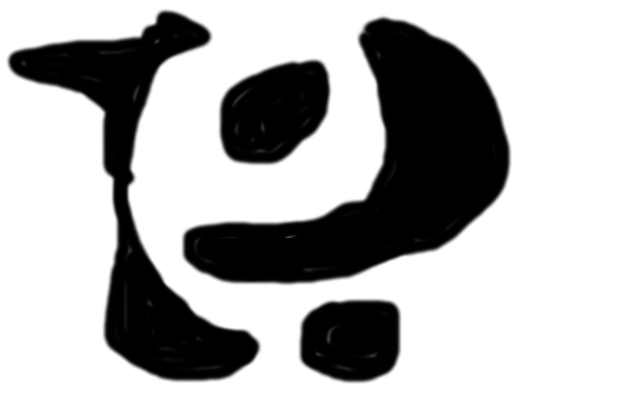
#> input picture A2/planning_questions/simple.png, 640 x 400 px
$ python rrt_planner.py simple.png
#> lines starting #> are read from the running program, lines starting #| are printed output that depends on the picture; after the words box and inside, x2 and y2 are one past the last pixel; in counts of white or black regions, pixels touching at a corner belong together
#> further down, image is the input picture: PIL image 640x400 RGB; min 0, max 255, mean 179
### A2/planning_questions/plotting_utils.py
import numpy as np
import cv2

"""
import matplotlib.pyplot as plt
from matplotlib.path import Path
import matplotlib.patches as patches

def draw_plan(world, plan):
    fig = plt.figure()
    ax = fig.add_subplot(111)
    plt.imshow(world)
    for state in plan:
        points = state.car_as_triangle()
        points = points + [points[0]]

        codes = [Path.MOVETO,
                 Path.LINETO,
                 Path.LINETO,
                 Path.CLOSEPOLY]

        path = Path(points, codes)
        patch = patches.PathPatch(path, facecolor='orange', lw=0.0)
        ax.add_patch(patch)

    plt.show()
"""

def draw_plan(world, plan, bgr=(255,0,0), thickness=1, show_live=False,filename=None):
    img = np.copy(world)
    cv2.circle(img, (int(plan[0].x), int(plan[0].y)), 3, (0,255,0), 3)
    for t in range(len(plan)-1):
        pt0 = (int(plan[t].x), int(plan[t].y))
        pt1 = (int(plan[t+1].x), int(plan[t+1].y))

        cv2.line(img, pt0, pt1, bgr, thickness)

    cv2.circle(img, (int(plan[-1].x), int(plan[-1].y)), 3, (0,0,255), 3)

    if show_live:
        cv2.imshow('image', img)
        cv2.waitKey(0)
        cv2.destroyAllWindows()
    else:
        if filename:
            cv2.imwrite( filename, img)


### A2/planning_questions/rrt_planner.py
#!/usr/bin/python
import sys
import time
import pickle
import numpy as np
import random
import cv2
from PIL import Image
from numpy import asarray
import math

from itertools import product
from math import cos, sin, pi, sqrt

from plotting_utils import draw_plan
from priority_queue import priority_dict

class State(object):
    """
    2D state.
    """

    def __init__(self, x, y, parent):
        """
        x represents the columns on the image and y represents the rows,
        Both are presumed to be integers
        """
        self.x = x
        self.y = y
        self.parent = parent
        self.children = []


    def __eq__(self, state):
        """
        When are two states equal?
        """
        return state and self.x == state.x and self.y == state.y

    def __hash__(self):
        """
        The hash function for this object. This is necessary to have when we
        want to use State objects as keys in dictionaries
        """
        return hash((self.x, self.y))

    def euclidean_distance(self, state):
        assert (state)
        return sqrt((state.x - self.x)**2 + (state.y - self.y)**2)


class RRTPlanner(object):
    """
    Applies the RRT algorithm on a given grid world
    """

    def __init__(self, world):
        # (rows, cols, channels) array with values in {0,..., 255}
        # We pull out the max x and y values (mins both 0), so you can
        # sample and access these easily in your code
        self.world = world
        self.max_x = world.shape[1]
#> self.max_x = 640
        self.max_y = world.shape[0]
#> self.max_y = 400

        # (rows, cols) binary array. Cell is 1 iff it is occupied
        self.occ_grid = self.world[:,:,0]
        self.occ_grid = (self.occ_grid == 0).astype('uint8')
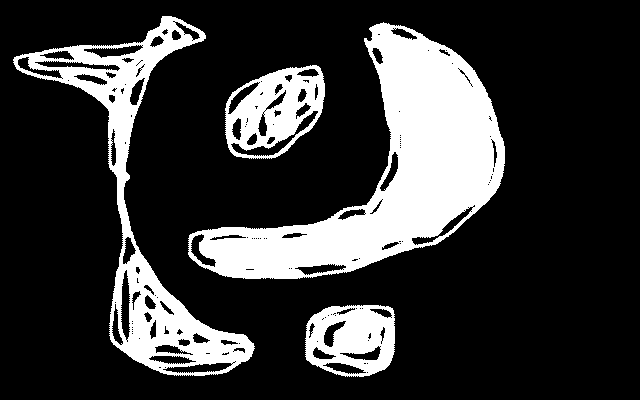
#> self.occ_grid: shape (400, 640); values 0 (black) and 1 (white), 21.4% white; 4 white regions, box (x1, y1, x2, y2) and area: (188, 22, 505, 279) 29986, (13, 16, 255, 376) 14946, (225, 65, 325, 159) 5211, (305, 305, 395, 377) 4523

    def state_is_free(self, state):
        """
        Does collision detection. Returns true iff the state and its nearby
        surroundings are free.
        """
        free = (self.occ_grid[state.y-2:state.y+2, state.x-2:state.x+2] == 0).all()
        return free

    def sample_state(self):
        """
        Sample a new state uniformly randomly on the image.
        """
        x = int(random.uniform(0,self.max_x-1))
        y = int(random.uniform(0,self.max_y-1))
        return State(x, y, None)

    def _follow_parent_pointers(self, state):
        """
        Returns the path [start_state, ..., destination_state] by following the
        parent pointers.
        """

        curr_ptr = state
        path = [state]

        while curr_ptr is not None:
            path.append(curr_ptr)
            curr_ptr = curr_ptr.parent

        # return a reverse copy of the path (so that first state is starting state)
        return path[::-1]


    def find_closest_state(self, tree_nodes, state):
        min_dist = float("Inf")
        closest_state = None
        for node in tree_nodes:
            dist = node.euclidean_distance(state)
            if dist < min_dist:
                closest_state = node
                min_dist = dist

        return closest_state

    def steer_towards(self, s_nearest, s_rand, max_radius):
        """
        Returns a new state s_new whose coordinates x and y
        are decided as follows:

        If s_rand is within a circle of max_radius from s_nearest
        then s_new.x = s_rand.x and s_new.y = s_rand.y

        Otherwise, s_rand is farther than max_radius from s_nearest.
        In this case we place s_new on the line from s_nearest to
        s_rand, at a distance of max_radius away from s_nearest.

        """

        #TODO: populate x and y properly according to the description above.
        #Note: x and y are integers and they should be in {0, ..., cols -1}
        # and {0, ..., rows -1} respectively
        distance = sqrt((s_nearest.x - s_rand.x)**2 + (s_nearest.y - s_rand.y)**2)
        #s_rand is within the radius
        x = s_rand.x
        y = s_rand.y
        #s_rand is outside the radius, x and y are distance r towards the s_rand direction
        if distance > max_radius:
            y_space = -(s_rand.y - s_nearest.y)
            x_space = s_rand.x - s_nearest.x
            angle = 0
            if x_space != 0:
                angle = math.atan(abs(y_space) / abs(x_space))
                x = (int)(s_nearest.x + (math.cos(angle) * max_radius))
                y = (int)(s_nearest.y - (math.sin(angle) * max_radius))
                if y_space > 0 and x_space < 0:
                    x = (int)(s_nearest.x - (math.cos(angle) * max_radius))
                    y = (int)(s_nearest.y - (math.sin(angle) * max_radius))
                elif y_space < 0 and x_space < 0:
                    x = (int)(s_nearest.x - (math.cos(angle) * max_radius))
                    y = (int)(s_nearest.y + (math.sin(angle) * max_radius))
                elif y_space < 0 and x_space > 0:
                    x = (int)(s_nearest.x + (math.cos(angle) * max_radius))
                    y = (int)(s_nearest.y + (math.sin(angle) * max_radius))

        s_new = State(x, y, s_nearest)
        return s_new


    def path_is_obstacle_free(self, s_from, s_to):
        """
        Returns true iff the line path from s_from to s_to
        is free
        """
        assert (self.state_is_free(s_from))

        if not (self.state_is_free(s_to)):
            return False

        max_checks = 10
        for i in range(max_checks):
            # TODO: check if the inteprolated state that is float(i)/max_checks * dist(s_from, s_new)
            # away on the line from s_from to s_new is free or not. If not free return False
            s_new = State(0, 0, s_from)
            s_new.x = (int)(float(i) / max_checks * (s_to.x - s_from.x)) + s_from.x
            s_new.y = (int)(float(i) / max_checks * (s_to.y - s_from.y)) + s_from.y
            if not (self.state_is_free(s_new)):
                return False

        # Otherwise the line is free, so return true
        return True

    def plan(self, start_state, dest_state, max_num_steps, max_steering_radius, dest_reached_radius,live_view=True):
        """
        Returns a path as a sequence of states [start_state, ..., dest_state]
        if dest_state is reachable from start_state. Otherwise returns [start_state].
        Assume both source and destination are in free space.
        """
        print(max_steering_radius)
        assert (self.state_is_free(start_state))
        assert (self.state_is_free(dest_state))

        # The set containing the nodes of the tree
        tree_nodes = set()
        tree_nodes.add(start_state)

        # image to be used to display the tree
        img = np.copy(self.world)
        cv2.circle(img, (start_state.x, start_state.y), 2, (255,0,0))

        plan = [start_state]

        for step in range(max_num_steps):

            # TODO: Use the methods of this class as in the slides to
            # compute s_new correctly. The code here has several problems, as you'll see
            # in the output.
            s_rand = self.sample_state()
            s_nearest = self.find_closest_state(tree_nodes, s_rand)
            s_new = self.steer_towards(s_nearest, s_rand, max_steering_radius)

            if self.path_is_obstacle_free(s_nearest, s_new):
                tree_nodes.add(s_new)
                s_nearest.children.append(s_new)

                # If we approach the destination within a few pixels
                # we're done. Return the path.
                if s_new.euclidean_distance(dest_state) < dest_reached_radius:
                    dest_state.parent = s_new
                    plan = self._follow_parent_pointers(dest_state)
                    break

                # plot the new node and edge
                cv2.circle(img, (s_new.x, s_new.y), 3, (0,0,255),3)
                cv2.line(img, (s_nearest.x, s_nearest.y), (s_new.x, s_new.y), (255,0,0),2)

            # Keep showing the image for a bit even
            # if we don't add a new node and edge
            if live_view:
                cv2.imshow('image', img)
                cv2.waitKey(100)

        if live_view:
            draw_plan(img, plan, bgr=(0,0,255), thickness=2, show_live=True)
            cv2.waitKey(0)
        return plan

if __name__ == "__main__":
    if len(sys.argv) < 2:
        print("Usage: rrt_planner.py map_image_filename")
        sys.exit(1)

    # load the image
    image = Image.open(sys.argv[1])
    # convert image to numpy array
    world = asarray(image)
    rrt = RRTPlanner(world)

    start_state = State(500, 300, None)

    states = [[250, 10], [150, 233], [10, 10]]
    for i in range(len(states)):
        dest_state = State(states[i][0], states[i][1], None)

        max_num_steps = 1000     # max number of nodes to be added to the tree
        max_steering_radius = 30 # pixels
        dest_reached_radius = 50 # pixels
        plan = rrt.plan(start_state,
                        dest_state,
                        max_num_steps,
                        max_steering_radius,
                        dest_reached_radius,
                        live_view=True)
        filename = 'rrt_result' + str(i) + '_SabinaSasu.png'
        print('RRT planning complete. Saving image.')
        draw_plan(world, plan, bgr=(0,0,255), thickness=2, show_live=False,filename=filename)
#> this loop made 3 passes
#> pass 1, in plan, `cv2.imshow('image', img)`:
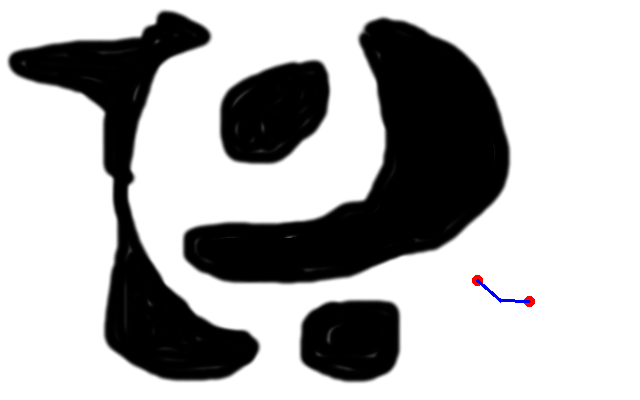
#> window 'image': shape (400, 640, 3); mean B, G, R 178.9, 178.7, 178.8
#> pass 1, in plan, `cv2.imshow('image', img)`:
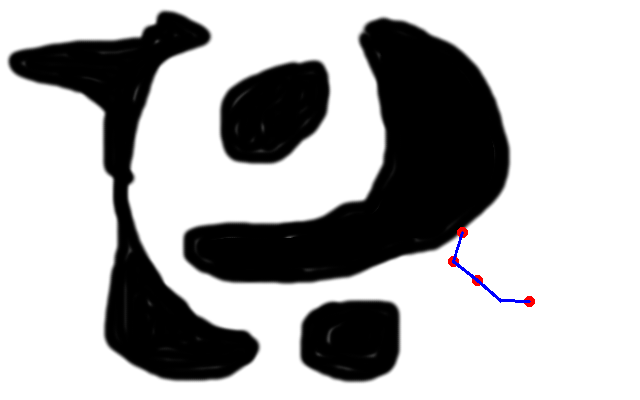
#> window 'image': shape (400, 640, 3); mean B, G, R 178.8, 178.4, 178.7
